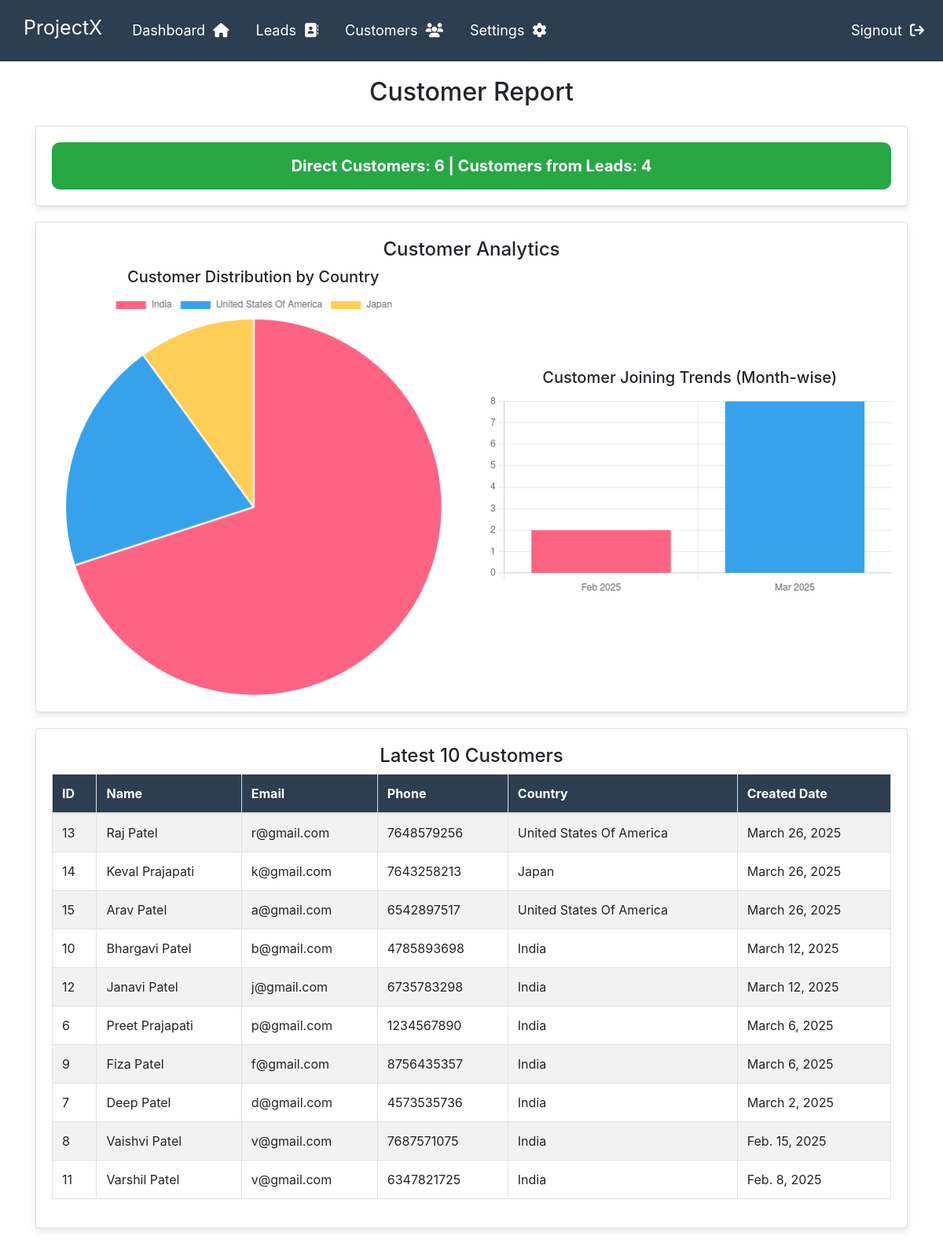
Page /customer_report/ on the committed database.
### crmapp/models.py (models this page shows, shortened)
class Customer(models.Model):
    first_name = models.CharField(max_length=50)
    last_name = models.CharField(max_length=50)
    email  = models.EmailField()
    phone = models.IntegerField()
    address = models.CharField(max_length=50)
    city = models.CharField(max_length=50)
    country = models.CharField(max_length=50)
    item = models.CharField(max_length=50)
    date = models.DateField(default=date.today)
    from_lead = models.BooleanField(default=False)

### crmapp/views.py (the view)
# urls.py: path('customer_report/',Customer_report, name="customer_report"),
def Customer_report(request):
    direct_customers = Customer.objects.filter(from_lead=False).count()
    lead_customers = Customer.objects.filter(from_lead=True).count()
    country_data = (
        Customer.objects.values('country')
        .annotate(count=Count('id'))
        .order_by('-count')
    )
    country_labels = [data['country'] for data in country_data]
    country_values = [data['count'] for data in country_data]
    month_data = (
        Customer.objects.annotate(month=TruncMonth('date'))
        .values('month')
        .annotate(count=Count('id'))
        .order_by('month')
    )
    month_labels = [entry['month'].strftime('%b %Y') for entry in month_data]
    month_counts = [entry['count'] for entry in month_data]
    last_customers = Customer.objects.order_by('-date')[:10]
    context = {
        'country_labels': json.dumps(country_labels),
        'country_values': json.dumps(country_values),
        'month_labels': json.dumps(month_labels),
        'month_data': json.dumps(month_counts),
        'last_customers': last_customers,
        'direct_customers': direct_customers,
        'lead_customers': lead_customers,
    }
    return render(request, 'customer_report.html', context)

### crmapp/templates/customer_report.html (shortened to what this page needs)
<!DOCTYPE html>
<html lang="en">
<head>
    <link rel="stylesheet" href="https://cdn.jsdelivr.net/npm/bootstrap@5.3.0/dist/css/bootstrap.min.css">
    <link rel="stylesheet" href="https://cdnjs.cloudflare.com/ajax/libs/font-awesome/6.4.0/css/all.min.css">
</head>
<body>
    {% include 'navdash.html' %}
    {% block content %}
    <div class="container">
        <h2 class="text-center mb-4">Customer Report</h2>
        <div class="card">
            <div class="summary-box">
                Direct Customers: {{ direct_customers|default:"0" }} | Customers from Leads: {{ lead_customers|default:"0" }}
            </div>
        </div>
        <div class="card">
            <h4 class="text-center">Customer Analytics</h4>
            <div class="chart-container">
                <div class="chart-box">
                    <h5 class="text-center">Customer Distribution by Country</h5>
                    <canvas id="countryChart"></canvas>
                </div>
                <div class="chart-box">
                    <h5 class="text-center">Customer Joining Trends (Month-wise)</h5>
                    <canvas id="customerJoinChart"></canvas>
                </div>
            </div>
        </div>
        <div class="card">
            <h4 class="text-center">Latest 10 Customers</h4>
            <div class="table-container">
                <table class="table table-bordered table-striped">
                    <thead>
                        <tr>
                            <th>ID</th>
                            <th>Name</th>
                            <th>Email</th>
                            <th>Phone</th>
                            <th>Country</th>
                            <th>Created Date</th>
                        </tr>
                    </thead>
                    <tbody>
                        {% for customer in last_customers %}
                        <tr>
                            <td>{{ customer.id }}</td>
                            <td>{{ customer.first_name }} {{ customer.last_name }}</td>
                            <td>{{ customer.email }}</td>
                            <td>{{ customer.phone }}</td>
                            <td>{{ customer.country }}</td>
                            <td>{{ customer.date }}</td>
                        </tr>
                        {% empty %}
                        <tr>
                            <td colspan="6" class="text-center">No customers found</td>
                        </tr>
                        {% endfor %}
                    </tbody>
                </table>
            </div>
        </div>
    </div>
    <script>
        // Pie Chart for Customer Distribution by Country
        var ctx1 = document.getElementById('countryChart').getContext('2d');
        var countryChart = new Chart(ctx1, {
            type: 'pie',
            data: {
                labels: {{ country_labels|safe }},
                datasets: [{
                    data: {{ country_values|safe }},
                    backgroundColor: ['#ff6384', '#36a2eb', '#ffce56', '#4bc0c0', '#9966ff'],
                    hoverOffset: 4
                }]
            }
        });
        // Bar Chart for Customer Join Trends
        var ctx2 = document.getElementById('customerJoinChart').getContext('2d');
        var customerJoinChart = new Chart(ctx2, {
            type: 'bar',
            data: {
                labels: {{ month_labels|safe }},
                datasets: [{
                    label: 'Customers Joined',
                    data: {{ month_data|safe }},
                    backgroundColor: ['#ff6384', '#36a2eb', '#ffce56', '#4bc0c0', '#9966ff'],
                    hoverOffset: 4
                }]
            },
            options: {
                responsive: true,
                plugins: {
                    legend: {
                        display: false
                    }
                }
            }
        });
    </script>
    {% endblock %}
</body>
</html>

### crmapp/templates/customer_report.html (style rules this page uses)
body { background-color: #f8f9fa; font-family: Arial, sans-serif; }
.container { max-width: 1200px; margin: 20px auto; }
.card { border-radius: 10px; box-shadow: 0px 4px 8px rgba(0, 0, 0, 0.1); padding: 20px; background-color: #ffffff; margin-bottom: 20px; }
.chart-container { display: flex; justify-content: space-between; align-items: center; flex-wrap: wrap; }
.chart-box { width: 48%; min-width: 300px; }
.table-container { overflow-x: auto; }
.table { margin-bottom: 0; background: #fff; }
.table th { background-color: #2c3e50; color: white; }
.summary-box { font-size: 20px; font-weight: bold; text-align: center; padding: 15px; background: #28a745; color: white; border-radius: 10px; }

### crmapp/templates/navdash.html (style rules this page uses)
body { margin: 0; padding: 0; }

### rows in the picture
Customer: id "13", first_name "Raj", last_name "Patel", email "r@gmail.com", phone "7648579256", country "United States Of America", date "March 26, 2025"
Customer: id "14", first_name "Keval", last_name "Prajapati", email "k@gmail.com", phone "7643258213", country "Japan", date "March 26, 2025"
Customer: id "15", first_name "Arav", last_name "Patel", email "a@gmail.com", phone "6542897517", country "United States Of America", date "March 26, 2025"
Customer: id "10", first_name "Bhargavi", last_name "Patel", email "b@gmail.com", phone "4785893698", country "India", date "March 12, 2025"
Customer: id "12", first_name "Janavi", last_name "Patel", email "j@gmail.com", phone "6735783298", country "India", date "March 12, 2025"
Customer: id "6", first_name "Preet", last_name "Prajapati", email "p@gmail.com", phone "1234567890", country "India", date "March 6, 2025"
Customer: id "9", first_name "Fiza", last_name "Patel", email "f@gmail.com", phone "8756435357", country "India", date "March 6, 2025"
Customer: id "7", first_name "Deep", last_name "Patel", email "d@gmail.com", phone "4573535736", country "India", date "March 2, 2025"
Customer: id "8", first_name "Vaishvi", last_name "Patel", email "v@gmail.com", phone "7687571075", country "India", date "Feb. 15, 2025"
Customer: id "11", first_name "Varshil", last_name "Patel", email "v@gmail.com", phone "6347821725", country "India", date "Feb. 8, 2025"

### other values in the picture
{{ direct_customers|default:"0" }} "6"
{{ lead_customers|default:"0" }} "4"
chart data {{ country_labels|safe }} ["India", "United States Of America", "Japan"]
chart data {{ country_values|safe }} [7, 2, 1]
chart data {{ month_data|safe }} [2, 8]
